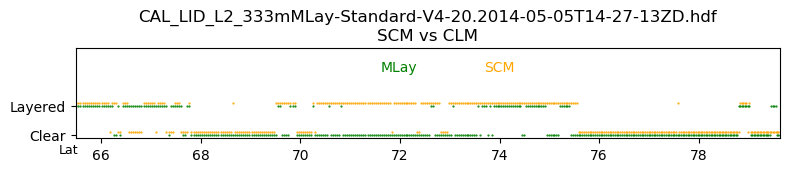

This chart was generated by the following Python code:
'''
Created by Hannah Skobe

This code illustrates how to compare and plot the SCM to the 
CLM developed from the CALIPSO file on a map.

Usage:  save this script and run

    python compare_SCMvsMLay_ClearvsLayered.py

The HDF files must either be in your current working directory.

Tested under: Python 3.7.6  Anaconda 4.8.3
Last updated: 2020-08-14
'''

import os
import matplotlib as mpl
import matplotlib.pyplot as plt
import matplotlib.cm as cm
import numpy as np
from mpl_toolkits.basemap import Basemap, cm
from matplotlib import colors
from pyhdf.SD import SD, SDC

#np.set_printoptions(threshold=np.inf)
#-----------------------------------------------------------------------------#
#Change Directory to Data
os.chdir('./Task_1_2_3/Data')

#-----------------------------------------------------------------------------#
#-----------------------------------------------------------------------------#
# CALPISO file input

FILE_NAME = 'CAL_LID_L2_333mMLay-Standard-V4-20.2014-05-05T14-27-13ZD.hdf'

hdf = SD(FILE_NAME, SDC.READ)

# Read 'Number_Layers_Found' dataset.
data1D = hdf.select('Number_Layers_Found')
data = data1D[:, 0]

# Read 'IGBP_Surface_Type' dataset.
data1d = hdf.select('IGBP_Surface_Type')
IGBP = data1d[:]

# Focus on land (≠ 17) data only
IGBP[IGBP < 17] = 1;
IGBP[IGBP > 17] = 1;
IGBP[IGBP == 17] = 0;

# Read geolocation datasets.
latitude = hdf.select('Latitude')
lat = latitude[:]

longitude = hdf.select('Longitude')
lon = longitude[:]

# Only want indicies over Greenland
lat_lon_lst = []
latlon = zip(lat, lon)
for index, lalo in enumerate(latlon):
	if (75<=lalo[0]<=83 and -73<=lalo[1]<=-15) or (67<=lalo[0]<=75 and -60<=lalo[1]<=-17) or (58<=lalo[0]<=67 and -55<=lalo[1]<=-30): 
		if index not in lat_lon_lst:
					lat_lon_lst.append(index)

land_lst = []
for index in lat_lon_lst:
	if IGBP[index] == 1:
		if index not in land_lst:
			land_lst.append(index)  

# Slice array to obtain indicies over Greenland
data = data[land_lst[0]:land_lst[-1]+1]
lat = lat[land_lst[0]:land_lst[-1]+1]
lon = lon[land_lst[0]:land_lst[-1]+1]

# Focus only on layered pixels (> 0)
CALIPSO = []
for value in data:
	if value > 0:
		value = 1
		CALIPSO.append(value)
	else:
		CALIPSO.append(value)

# Subset data. Otherwise data appears to overlap.
lat = lat[::15]
CALIPSO = CALIPSO[::15]

#-----------------------------------------------------------------------------#
#-----------------------------------------------------------------------------#
# cloud_mask_MODIS_CALTRACK.py created by Nan Chen

# Extract SCM
from scm_caltrack.cloud_mask_MODIS_CALTRACK import sflag

# Slice array to obtain indicies over Greenland
sflag = sflag[land_lst[0]:land_lst[-1]+1]

# Focus only on layered pixels (> 0)
SCM = []
for value in sflag:
	if value < 6:
		value = 0.1
		SCM.append(value)
	elif value == 6:
		value = 1.1
		SCM.append(value)
	elif value == 7:
		value = 1.1
		SCM.append(value)

# Subset data. Otherwise data appears to overlap
SCM = SCM[::15]

# Legend for SCM values
# 0:invalid or night pixel, 1:land, 2: water, 3: snow covered land, 
# 4: sea ice, 5: snow covered sea ice, 6: cloud, 7: mixed pixels 

#-----------------------------------------------------------------------------#
#-----------------------------------------------------------------------------#

fig = plt.figure(figsize=(8, 6))

ax1 = fig.add_subplot(111)

plt.subplots_adjust(top=0.25, bottom=0.1, left=0.1, right=0.98)

# Set title
long_name = 'SCM vs CLM'
basename = os.path.basename(FILE_NAME)
ax1.set_title('{0}\n{1}'.format(basename, long_name))

# Create plot comparing clear vs layered between SCM and CLM
ax1.scatter(lat, CALIPSO, color='green', s=0.3, label='MLay')
ax1.scatter(lat, SCM, color='orange', s=0.3, label='SCM')
leg = ax1.legend(loc='upper center', fontsize=10, frameon=False, ncol=2)
for handle, text in zip(leg.legendHandles, leg.get_texts()):
    text.set_color(handle.get_facecolor()[0])
for item in leg.legendHandles:
    item.set_visible(False)
ax1.set_xlabel('Lat', fontsize=9)
ax1.xaxis.set_label_coords(-0.01, -0.06)
ax1.margins(x=0, y=0.1)
ax1.set_ylim(ymax = 3)

plt.yticks(np.linspace(0, 1, 2), ('Clear', 'Layered'))

plt.show()
os.chdir('..')
pngfile = 'compare_SCMvsMLay_ClearvsLayered'
fig.savefig(pngfile)
